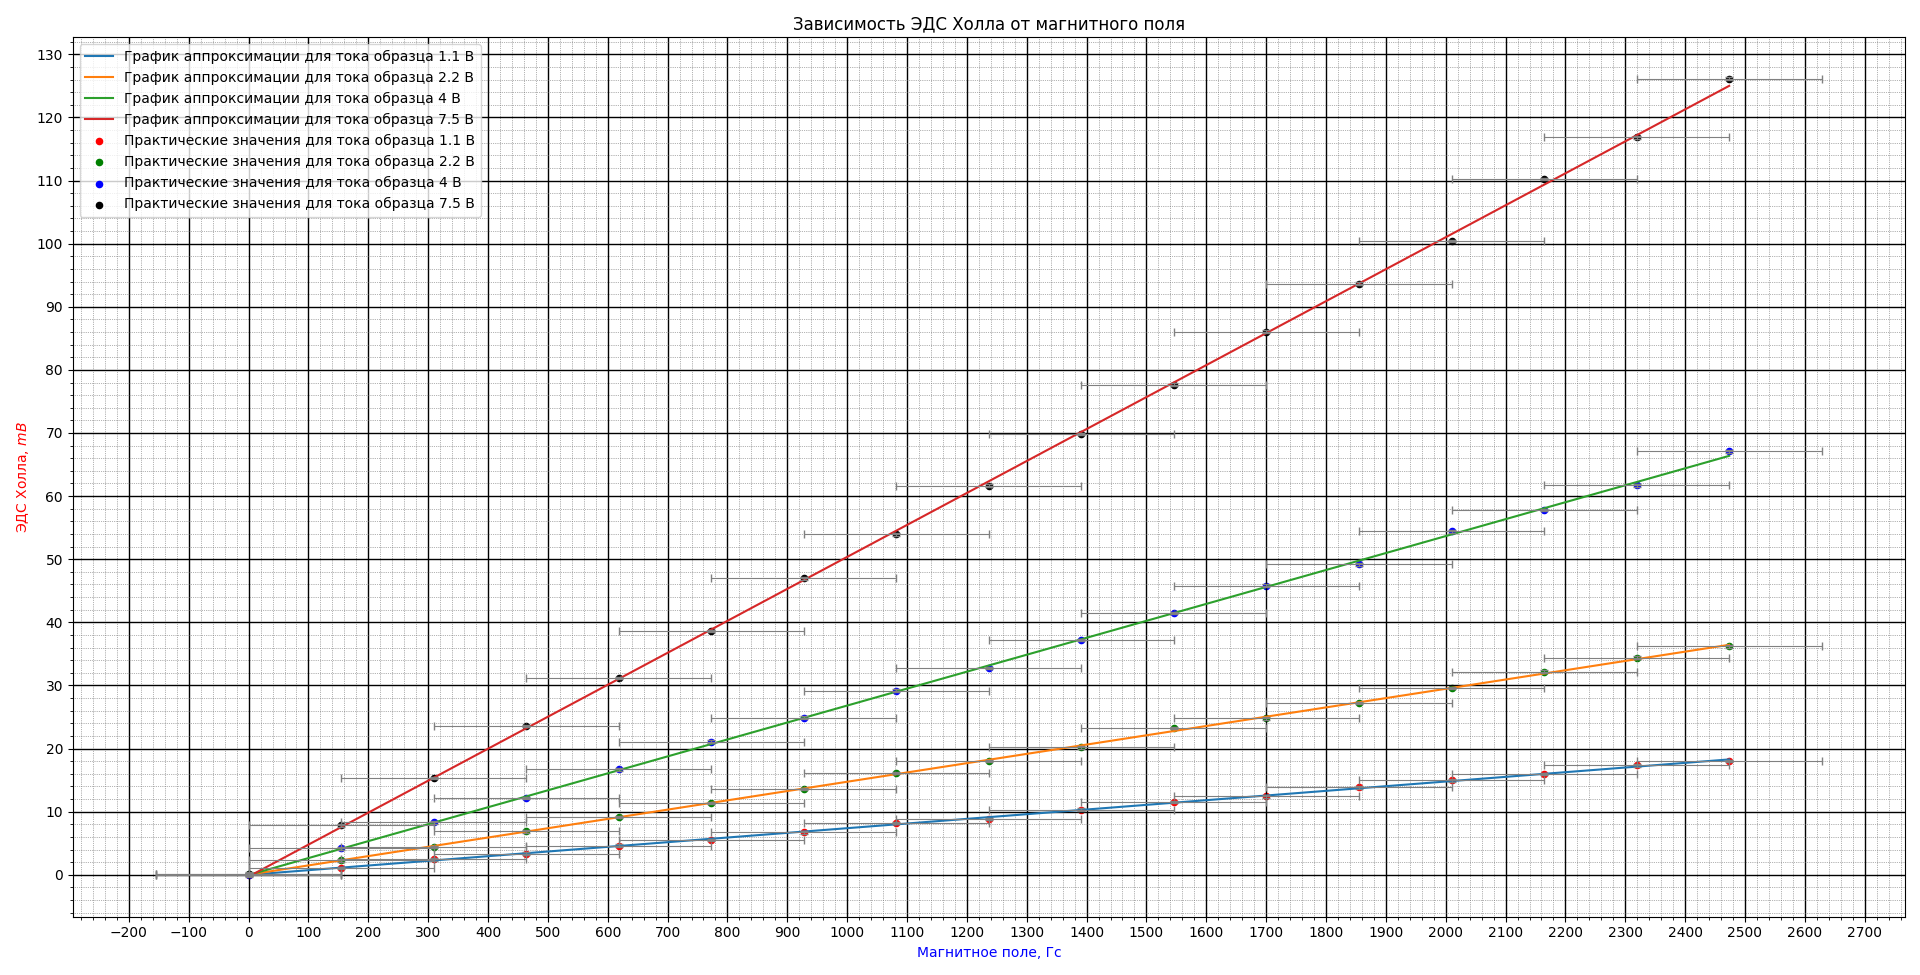

Write the Python code that produced this figure.
import matplotlib.pyplot as plt
import matplotlib.ticker as ticker
import numpy as np

x = [0, 154.6, 309.2, 463.8, 618.4, 773, 927.6, 1082.2, 1236.8, 1391.4, 1546, 1700.6, 1855.2, 2009.8, 2164.4, 2319, 2473.6]			# первый столбец - y
y_1_1 = [0.05, 1.05, 2.45, 3.35, 4.65, 5.55, 6.75, 8.25, 8.85, 10.35, 11.55, 12.45, 13.85, 14.95, 15.95, 17.35, 18.05]			# второй стобец - x
y_2_2 = [0.2, 2.3, 4.4, 6.9, 9.2, 11.4, 13.6, 16.1, 18, 20.2, 23.3, 24.8, 27.2, 29.6, 32.2, 34.4, 36.2]
y_4 = [-0.1, 4.2, 8.3, 12.2, 16.7, 21.1, 24.9, 29.2, 32.8, 37.2, 41.5, 45.8, 49.2, 54.4, 57.8, 61.7, 67.1]
y_7_5 = [0.15, 7.85, 15.35, 23.55, 31.15, 38.65, 46.95, 53.95, 61.65, 69.85, 77.65, 86.05, 93.65, 100.45, 110.25, 116.85, 126.15]


p = np.polyfit(x, y_1_1, 1)				# создание полинома первой степени - апроксимация
ya = np.polyval(p, x)				# координаты y для полинома

p = np.polyfit(x, y_2_2, 1)				# создание полинома первой степени - апроксимация
yb = np.polyval(p, x)				# координаты y для полинома

p = np.polyfit(x, y_4, 1)				# создание полинома первой степени - апроксимация
yc = np.polyval(p, x)				# координаты y для полинома

p = np.polyfit(x, y_7_5, 1)				# создание полинома первой степени - апроксимация
yd = np.polyval(p, x)				# координаты y для полинома

fig = plt.figure() 					# тело графика
plt.title ("Зависимость ЭДС Холла от магнитного поля")	    # название графика
plt.xlabel("Магнитное поле, Гс", fontsize=10, color='blue')		# ось абсцисс (x)
plt.ylabel(r"ЭДС Холла, $mВ$", fontsize=10, color='red') 		# ось ординат (y)
plt.grid(True)                                # включение отображения стандартой сетки
# plt.plot(x, y, label='Название линии')        # стандартный график (ломаная)
plt.plot(x, ya, label='График аппроксимации для тока образца 1.1 В')        # график - апрокимация (прямая)
plt.plot(x, yb, label='График аппроксимации для тока образца 2.2 В')        # график - апрокимация (прямая)
plt.plot(x, yc, label='График аппроксимации для тока образца 4 В')        # график - апрокимация (прямая)
plt.plot(x, yd, label='График аппроксимации для тока образца 7.5 В')        # график - апрокимация (прямая)


ax = fig.gca()          # возвращает текущую систему координат, not off

# ax.set_xticks(np.arange(100, 300, 10))        # задание сетки по х (от, до, шаг)
# ax.set_yticks(np.arange(0, 12, 1))            # задание сетки по y (от, до, шаг)

plt.scatter(x, y_1_1, s = 20, c='red', marker="o", alpha = 1, label='Практические значения для тока образца 1.1 В')     # отображение точек
plt.scatter(x, y_2_2, s = 20, c='green', marker="o", alpha = 1, label='Практические значения для тока образца 2.2 В')     # отображение точек
plt.scatter(x, y_4, s = 20, c='blue', marker="o", alpha = 1, label='Практические значения для тока образца 4 В')     # отображение точек
plt.scatter(x, y_7_5, s = 20, c='black', marker="o", alpha = 1, label='Практические значения для тока образца 7.5 В')     # отображение точек
plt.legend()   			# Отобразить легенду - label
plt.errorbar(x, y_1_1, xerr=0.2*773, yerr=0.2, markersize=40, linestyle='none', ecolor='grey', elinewidth=0.8, capsize=3, capthick=1)       # отобразить погрешности
plt.errorbar(x, y_2_2, xerr=0.2*773, yerr=0.2, markersize=40, linestyle='none', ecolor='grey', elinewidth=0.8, capsize=3, capthick=1)       # отобразить погрешности
plt.errorbar(x, y_4, xerr=0.2*773, yerr=0.2, markersize=40, linestyle='none', ecolor='grey', elinewidth=0.8, capsize=3, capthick=1)       # отобразить погрешности
plt.errorbar(x, y_7_5, xerr=0.2*773, yerr=0.2, markersize=40, linestyle='none', ecolor='grey', elinewidth=0.8, capsize=3, capthick=1)       # отобразить погрешности

# #  Устанавливаем интервал основных и вспомогательных делений:
ax.xaxis.set_major_locator(ticker.MultipleLocator(100))
ax.xaxis.set_minor_locator(ticker.MultipleLocator(10))
ax.yaxis.set_major_locator(ticker.MultipleLocator(10))
ax.yaxis.set_minor_locator(ticker.MultipleLocator(1))

# #  Добавляем линии основной сетки:
ax.grid(which='major', color = 'k', linewidth = 1)

#  Включаем видимость вспомогательных делений:
ax.minorticks_on()
#
#  Вид вспомогательной сетки:
ax.grid(which='minor', color = 'dimgrey', linestyle = ':', linewidth = 0.5)
#
plt.show()


# https://pyprog.pro/mpl/mpl_short_guide.html
# https://devpractice.ru/matplotlib-lesson-1-quick-start-guide/
# https://python-scripts.com/matplotlib#1
# https://pyprog.pro/mpl/mpl_adding_a_line.html
